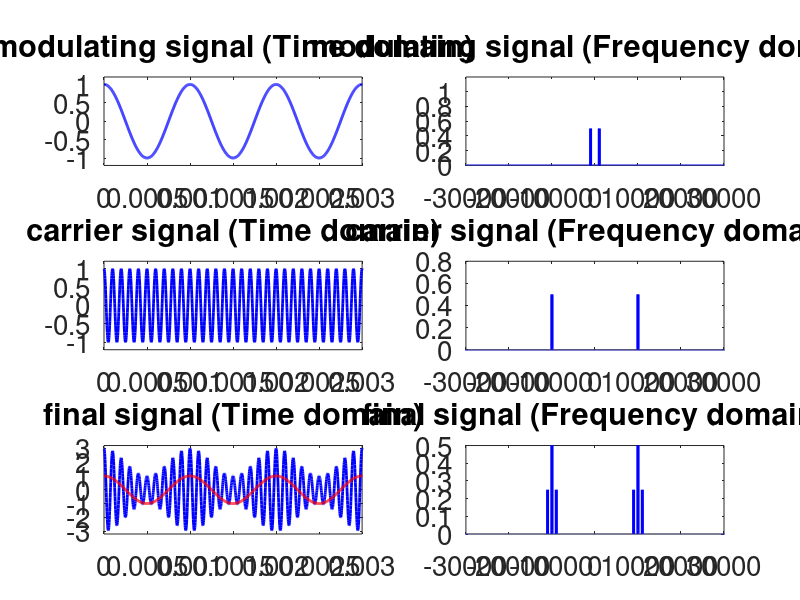
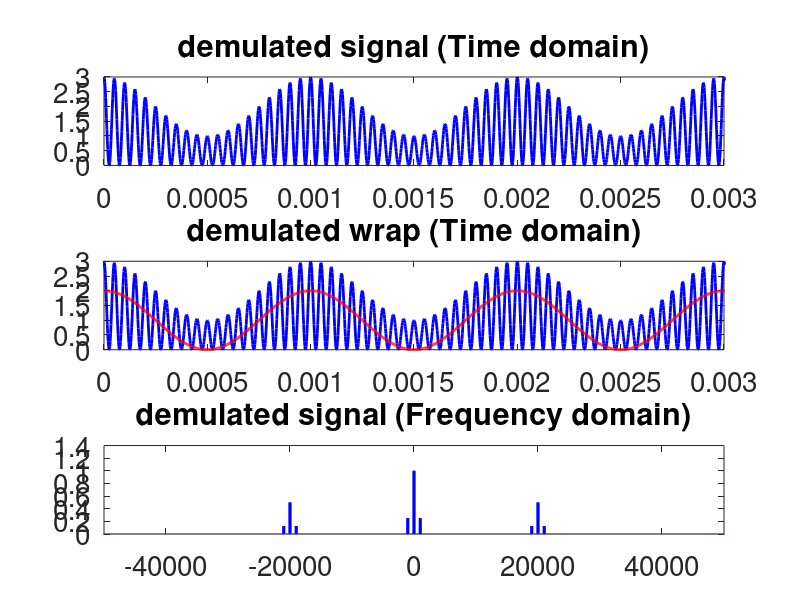

MATLAB code to generate these figures, in order:
clc; clear all; close all

% Defining the font size for the plots.
set(0, 'DefaultAxesFontSize', 20);

% Defining the signals amplitude. 
A_modulating = 1;
A_carrier = 1;
A_dc = 2; 

% Defining the modulation index.
m = A_modulating/A_dc;

% Defining the signals frequency
f_modulating = 1000;
f_carrier = 10000;

% Defining the period and frequency of sampling: 
fs = 50*f_carrier;
Ts = 1/fs;
T = 1/f_modulating;

% Defining the sinal period. 
t_inicial = 0;
t_final = 2;

% defining the time vector; 
t = [t_inicial:Ts:t_final];

% calculating the time step;
f_step = 1/t_final;

% defining the frequency vector; 
f = [-fs/2:f_step:fs/2];

% defining the modulating and carrier signals;
modulating_signal = A_modulating*cos(2*pi*f_modulating*t);
carrier_signal = A_carrier*cos(2*pi*f_carrier*t);

% creating the modulated signal by multiplying the modulating and carrier: 
final_signal = (A_dc + modulating_signal) .* carrier_signal; 

% creating the modulated signal by multiplying the modulating and carrier (option 2): 
%final_signal = A_dc .* (1 + m * cos(2*pi*f_modulating)) .* A_carrier*cos(2*pi*f_carrier*t);

% creating the modulated signal by multiplying the modulating and carrier (option 3): 
%final_signal = A_dc .* carrier_signal + ((A_dc * A_carrier * m)/2) * (cos(2*pi*f_carrier - 2*pi*f_modulating)*t + cos(2*pi*f_carrier + 2*pi*f_modulating)*t);

% calculating the FFT of the signals
modulating_F = fft(modulating_signal)/length(modulating_signal);
modulating_F = fftshift(modulating_F);

carrier_F = fft(carrier_signal)/length(carrier_signal);
carrier_F = fftshift(carrier_F);

% calculating the FFT of the modulated signal
final_F = fft(final_signal)/length(final_signal);
final_F = fftshift(final_F);

% Plotting the signals
figure(1)
subplot(321)
plot(t,modulating_signal,'b', 'LineWidth', 2)
xlim([0 3*T])
ylim([-1.2*A_modulating 1.2*A_modulating])
title('modulating signal (Time domain)')

subplot(323)
plot(t,carrier_signal, 'b', 'LineWidth', 2)
xlim([0 3*T])
ylim([-1.2*A_carrier 1.2*A_carrier])
title('carrier signal (Time domain)')

subplot(325), 'LineWidth', 2
plot(t,final_signal, 'b', 'LineWidth', 2)
xlim([0 3*T])
hold on
plot(t,modulating_signal, 'r', 'LineWidth', 2)
xlim([0 3*T])
ylim([-1.6*A_dc 1.6*A_dc])
title('final signal (Time domain)')

subplot(322)
plot(f,abs(modulating_F), 'b', 'LineWidth', 2)
xlim([-3*f_carrier 3*f_carrier])
ylim([0 1.2*A_modulating])
title('modulating signal (Frequency domain)')

subplot(324)
plot(f,abs(carrier_F), 'b', 'LineWidth', 2)
xlim([-3*f_carrier 3*f_carrier])
ylim([0 0.8*A_carrier])
title('carrier signal (Frequency domain)')

subplot(326)
plot(f,abs(final_F), 'b', 'LineWidth', 2)
xlim([-3*f_carrier 3*f_carrier])
ylim([0 0.5*A_modulating])
title('final signal (Frequency domain)')

% Demodulating the signal:
demulated_signal = final_signal .* carrier_signal; 

% calculating the FFT of the demulated signal
demulated_F = fft(demulated_signal)/length(demulated_signal);
demulated_F = fftshift(demulated_F);

% plotting the demulated signal
figure(2)
subplot(311)
plot(t,demulated_signal,'b', 'LineWidth', 2)
xlim([0 3*T])
title('demulated signal (Time domain)')

subplot(312)
plot(t,demulated_signal,'b', 'LineWidth', 2)
xlim([0 3*T])
hold on; 
plot(t,modulating_signal+max(modulating_signal),'r', 'LineWidth', 2)
xlim([0 3*T])
title('demulated wrap (Time domain)')

subplot(313)
plot(f,abs(demulated_F), 'b', 'LineWidth', 2)
xlim([5*-f_carrier f_carrier*5])
title('demulated signal (Frequency domain)')